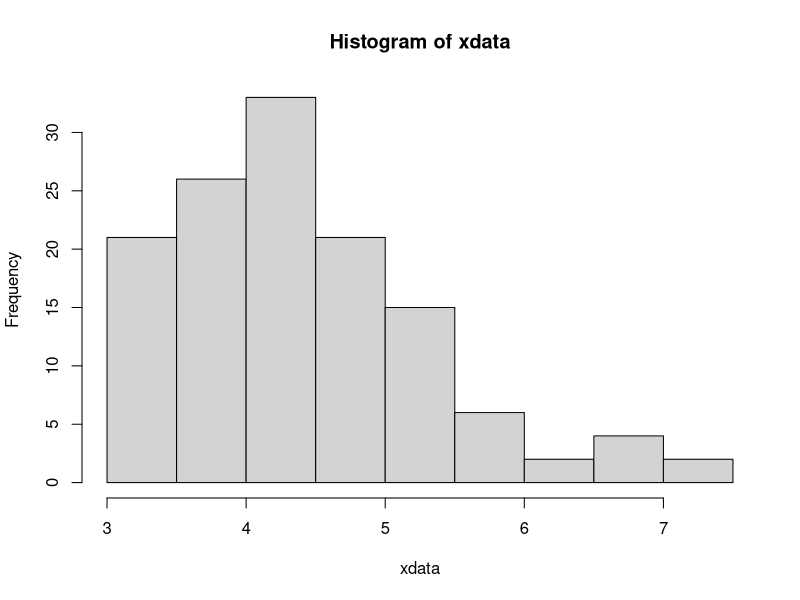
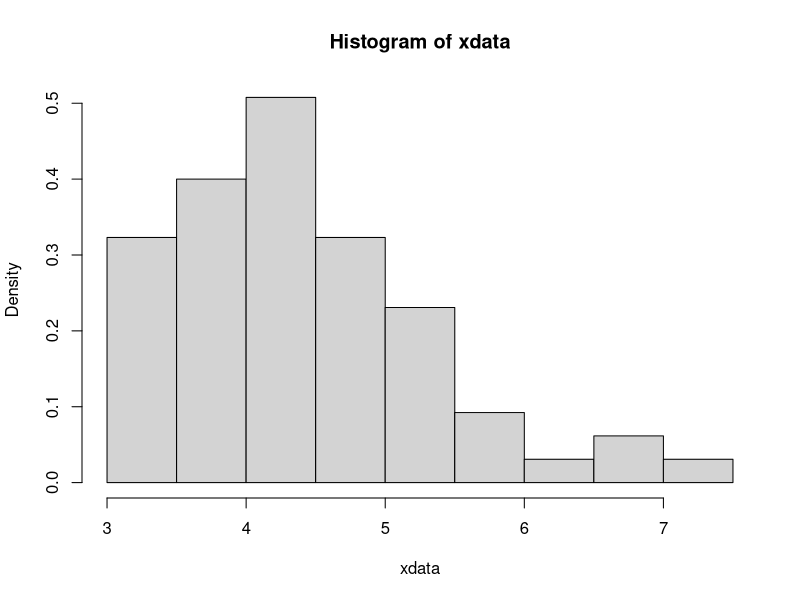
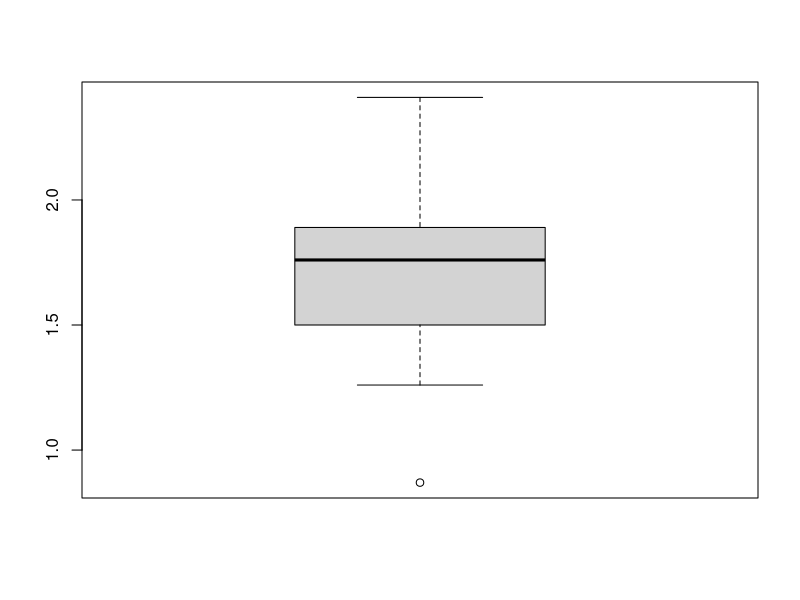
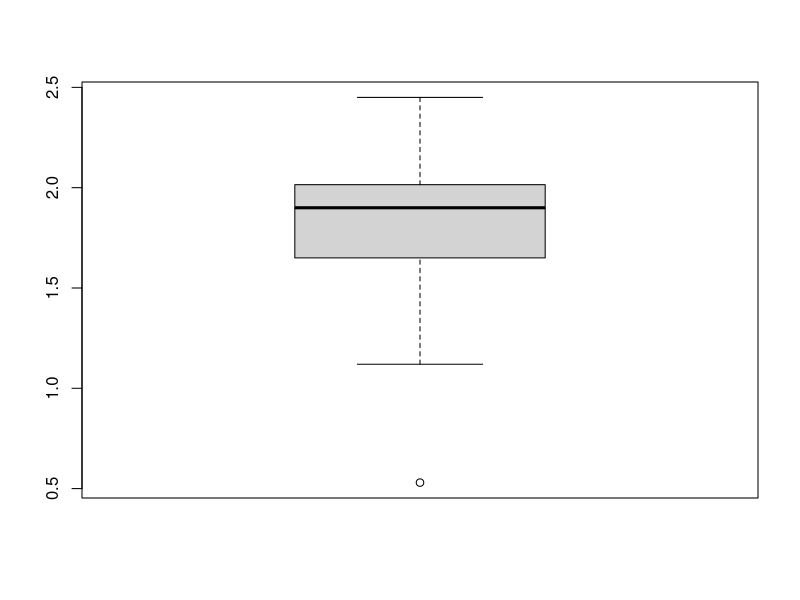
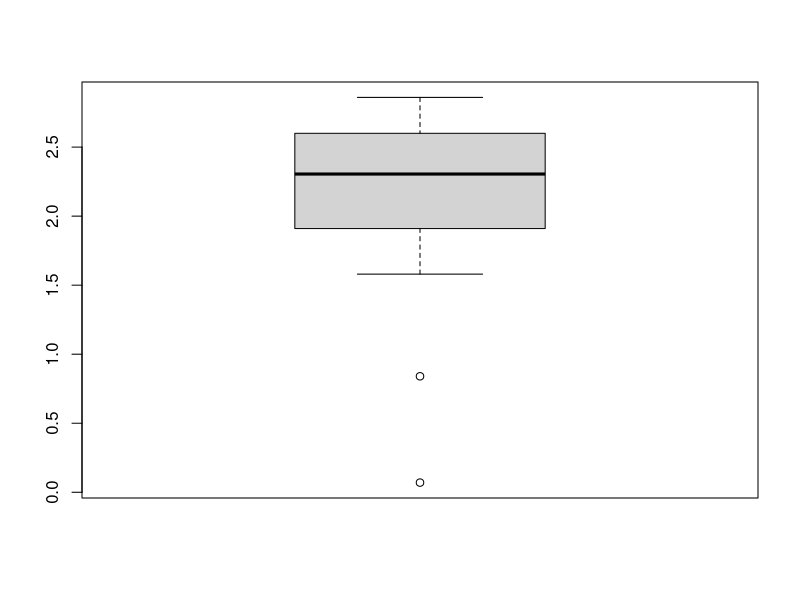
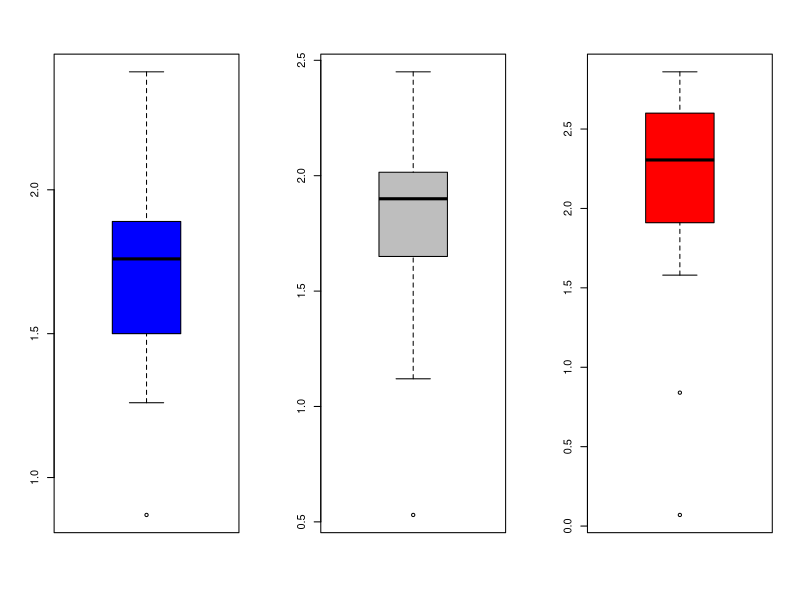
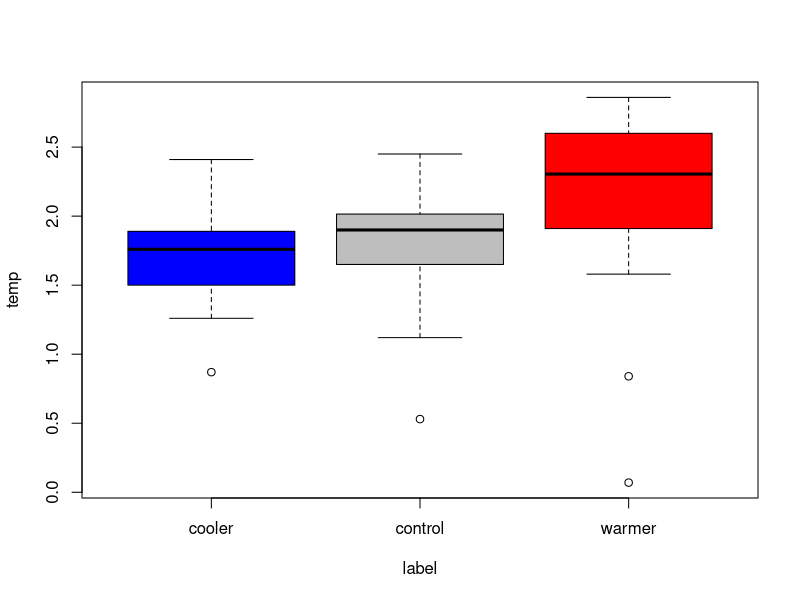

Reproduce these figures in R, in order.
## ---- chunk 1
knitr::opts_chunk$set(echo = TRUE)
## ---- chunk 2

# input the data
xvec <- c(6,15,26,33,21,15,6,2,4,2)  # c() is the R function which combines elements into vectors
    # the <- is the assignment operator in R; 
    # the statement assigns the vector on the right hand side (RHS) 
       # to the name on the left hand side (LHS) 
    # assignment commands like this don't return any output
    # a vector in R is an ordered list of numbers or character strings
    # xvec is just a name I like

xvec   # type xvec to display the new object
## ---- chunk 3
sum(xvec[1:4]) # numerator = (6+15+26+33) 
sum(xvec) # denominator = (6+15+26+33+21+15+6+2+4+2)
sum(xvec[1:4])/sum(xvec) # numerator divided by denominator gives the answer!
ans7a <- sum(xvec[1:4])/sum(xvec) # just storing the answer as ans7a 
ans7a # displaying the answer again 
round(ans7a, 3) # hw asked for 3 decimal places
round(sum(xvec[1:4])/sum(xvec), 3) # or just do everything in one step, without storing anything
## ---- chunk 4
xdata <- c(rep(3,xvec[1]), rep(3.5,xvec[2]), rep(4,xvec[3]), rep(4.5,xvec[4]), rep(5,xvec[5]), rep(5.5,xvec[6]), 
           rep(6,xvec[7]), rep(6.5,xvec[8]), rep(7,xvec[9]), rep(7.5,xvec[10])) 
xdata  # display xdata so we can see what we did
    # the rep() functions repeats values; the numbers in xvec tell it how many times to repeat each value
    # I could have picked 3.1 instead of 3; or  3.8917305715 insted of 3.5; doesn't matter really
hist(xdata) # this plots the histogram
## ---- chunk 5
library(repr) # loading the library that let's us control plot size
options(repr.plot.width=5, repr.plot.height=4) # specifying the plot size we want
hist(xdata, probability = T)
## ---- chunk 6
xvec <- .001 * c(734, 849, 870, 900, 924, 935, 961, 1010, 1035, 1047, 1088, 1123, 1138, 1161, 1231, 1351)
xvec # make sure my xvec is right!
## ---- chunk 7
sort(xvec)  # this shows the max is 1.351
length(xvec) # xvec contains 16 values
    # that means the sample median is the average of the 8th and 9th values
sort(xvec)[8:9] # identify the 8th and 9th values in the sorted data
## ---- chunk 8
xvec <- c('S', 'S', rep('F', 6), 'S', 'S')  # remember rep() command from above?
xvec == 'S'  # mark each success with a TRUE, each success with a FALSE
sum(xvec == 'S') # count the TRUE's using sum(): it converts TRUE to 1, FALSE to 0, then adds them up
    # obviously answer is 6/10 = .6; how to make R give  us the 10?  use the length() command from above 
sum(xvec == 'S')/length(xvec)  # done!!!!
## ---- chunk 9
yvec <- ifelse(xvec == 'S', 1, 0)
yvec
# type mean(yvec) to get the sample mean
## ---- chunk 10
xvec <- c(180.6, 181.7, 180.8, 181.5, 182.5, 181.7, 181.2, 182.1, 180.3, 181.6, 180.6)

max(xvec)- min(xvec)   # one way to get sample range; should be 2.2, not sure why jupyter displays 2.19999999999
range(xvec) # or try the range() function, but it doesn't subtract, it returns a vector with the min and max
range(xvec)[2] - range(xvec)[1] # so do the subtraction yourself!

var(xvec) # sample variance

sd(xvec) # sample standard deviation
sqrt(var(xvec)) # another way to get sample standard deviation
var(xvec)^.5 # or do it this way
## ---- chunk 11
sum(xvec^2)  # the first term 
length(xvec)*mean(xvec)^2  # second term
## ---- chunk 12
x.cool <- c(1.59,
1.43,
1.88,
1.26,
1.91,
1.86,
1.9,
1.57,
1.79,
1.72,
2.41,
2.34,
0.87,
1.34,
1.76)  

x.control <- c(1.92,
2,
2.19,
1.12,
1.78,
1.84,
2.45,
2.03,
1.52,
0.53,
1.9)

x.warm <- c(2.57,
2.6,
1.93,
1.58,
2.3,
0.84,
2.65,
0.07,
2.74,
2.53,
2.13,
2.86,
2.31,
1.91)
## ---- chunk 13
boxplot(x.cool)
boxplot(x.control)
boxplot(x.warm)
## ---- chunk 14
par(mfrow = c(1,3)) # asking for plots arrange in 1 row and 3 columns
    # R will keep plotting this way until we change it or reset to normal with par(mfrow = c(1,1))
boxplot(x.cool, col = 'blue') # type colors() to see all the named colors that R knows
    # you can name them ( "mediumorchid2" ) or specify their index ( colors()[464] )
    # what is the index of lemonchiffon4?
boxplot(x.control, col = 'grey')
boxplot(x.warm, col = 'red')
par(mfrow = c(1,1))  # reset plot window to full size
## ---- chunk 15
x.temp <- c(x.cool, x.control, x.warm)  # combining the three vectors; temp stands for temperature
length(x.temp) # tells us how many values in all


length(x.cool) # this is how many will get labeled as cooler
length(x.control) # this many will get labled as control
length(x.warm) # this many will get labeled warmer

# now use those numbers to build the vector of labels:

x.labels <- c(rep('cooler', 15), rep('control', 11), rep('warmer', 14))
x.labels # see if it looks right
## ---- chunk 16
pr13.dat <- data.frame(temp = x.temp, label = x.labels) # creating a data.frame called pr13.dat
    # its first column will be named temp and will contain the vector x.temp
    # its second column will be named label and will contain the vector x.labels
dim(pr13.dat)  # see the number of rows and column in the data.frame; should be 40x2
pr13.dat$label <- factor(pr13.dat$label, levels=c('cooler','control','warmer'))  
    # previous step lets us control the order of the boxplots; just go with it for now; too much to explain here!
## ---- chunk 17
boxplot(temp ~ label, data  = pr13.dat, col = c('blue','grey','red'))
